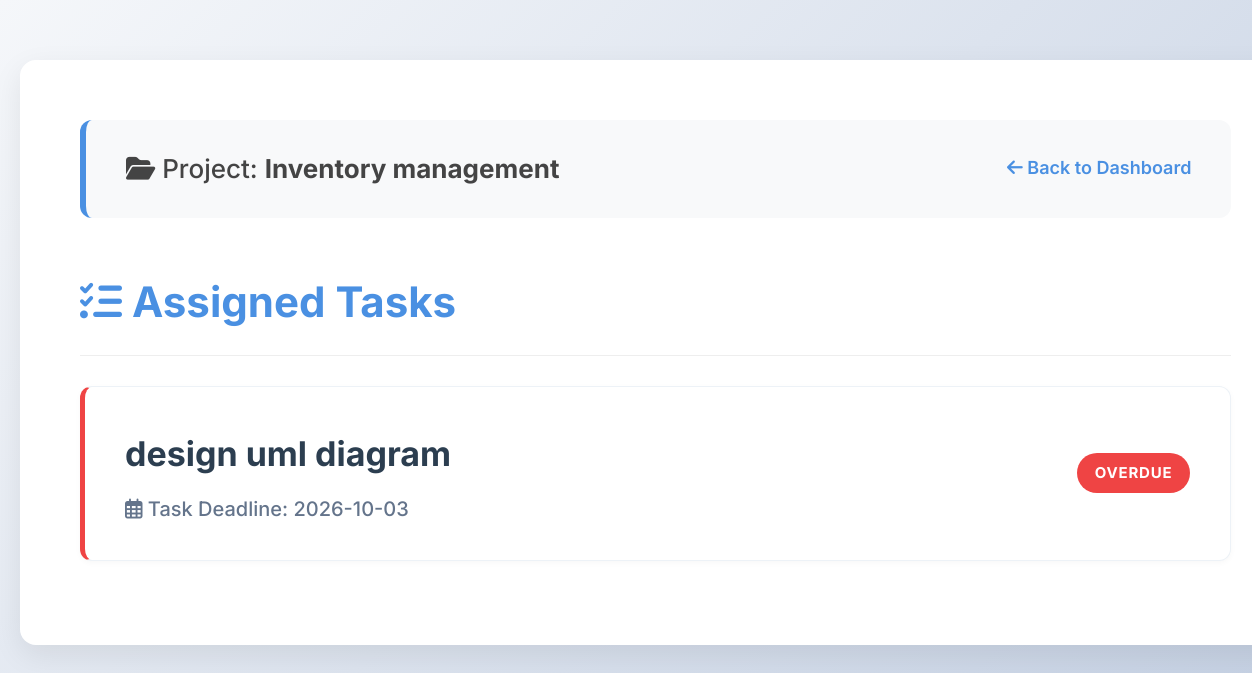
Screenshot of /project/7 (signed in) with the database file from the repository.
### tables this page shows
CREATE TABLE projects (
            id INTEGER PRIMARY KEY AUTOINCREMENT,
            title TEXT NOT NULL,
            manager_id INTEGER,
            deadline DATE,
            status TEXT DEFAULT 'Ongoing'
        );

CREATE TABLE tasks (
            id INTEGER PRIMARY KEY AUTOINCREMENT,
            project_id INTEGER,
            developer_id INTEGER,
            title TEXT NOT NULL,
            deadline DATE,
            is_completed BOOLEAN DEFAULT 0,
            FOREIGN KEY (project_id) REFERENCES projects (id)
        );

### app.py (the view)
@app.route('/project/<int:project_id>')
def project_detail(project_id):
    if 'username' not in session:
        return redirect(url_for('login'))
    conn = get_db_connection()
    user_role = session.get('role')
    user_id = session.get('user_id')
    project = conn.execute('SELECT * FROM projects WHERE id = ?', (project_id,)).fetchone()
    if not project:
        conn.close()
        return "Project not found.", 404
    if user_role == 'manager':
        if project['manager_id'] != user_id:
            conn.close()
            return "Access Denied: You do not own this project.", 403
    elif user_role == 'developer':
        assigned_check = conn.execute('SELECT * FROM tasks WHERE project_id = ? AND developer_id = ?', (project_id, user_id)).fetchone()
        if not assigned_check:
            conn.close()
            return "Access Denied: You are not assigned to any tasks in this project.", 403
    if user_role == 'admin' or user_role == 'manager':
        tasks = conn.execute('SELECT * FROM tasks WHERE project_id = ?', (project_id,)).fetchall()
    else:
        tasks = conn.execute('SELECT * FROM tasks WHERE project_id = ? AND developer_id = ?', (project_id, user_id)).fetchall()
    conn.close()
    today = date.today().strftime('%Y-%m-%d')
    return render_template('project_detail.html', project=project, tasks=tasks, today=today, role=user_role)

### app.py (called while the page is built)
def get_db_connection():
    conn = sqlite3.connect('project_manager.db', timeout=10.0)
    conn.row_factory = sqlite3.Row
    return conn

### templates/project_detail.html (shortened to what this page needs)
<!DOCTYPE html>
<html>
<head>
    <link rel="stylesheet" href="https://cdnjs.cloudflare.com/ajax/libs/font-awesome/6.4.0/css/all.min.css">
    <link rel="stylesheet" href="{{ url_for('static', filename='style.css') }}">
</head>
<body>
    <div class="container">
        <div class="nav-bar">
            <span><i class="fas fa-folder-open"></i> Project: <strong>{{ project['title'] }}</strong></span>
            <a href="/" style="color: #4a90e2; font-weight: 600; text-decoration: none;">
                <i class="fas fa-arrow-left"></i> Back to Dashboard
            </a>
        </div>
        <h2 style="margin-bottom: 20px;"><i class="fas fa-tasks"></i> Assigned Tasks</h2>
        <hr style="border: 0; height: 1px; background: #eee; margin-bottom: 30px;">
        <ul>
            {% for task in tasks %}
                {% if task['is_completed'] == 1 %}
                    {% set badge_class = 'badge-green' %}
                    {% set status_text = 'Completed' %}
                    {% set border_color = '#10b981' %}
                {% elif today > task['deadline'] %}
                    {% set badge_class = 'badge-red' %}
                    {% set status_text = 'Overdue' %}
                    {% set border_color = '#ef4444' %}
                {% else %}
                    {% set badge_class = 'badge-blue' %}
                    {% set status_text = 'In Progress' %}
                    {% set border_color = '#3b82f6' %}
                {% endif %}
                <li class="task-card" style="border-left: 5px solid {{ border_color }}; display: flex; justify-content: space-between; align-items: center;">
                    <div>
                        <a href="/task/{{ task['id'] }}" class="task-title" style="display: inline-block; margin-top: 5px;">
                            {{ task['title'] }}
                        </a>
                        <br>
                        <small style="color: #64748b; font-weight: 500;">
                            <i class="far fa-calendar-alt"></i> Task Deadline: {{ task['deadline'] }}
                        </small>
                    </div>
                    <span class="badge {{ badge_class }}">{{ status_text }}</span>
                </li>
            {% else %}
                <p style="color: #94a3b8; font-style: italic;">No tasks assigned to this project yet.</p>
            {% endfor %}
        </ul>
    </div>
</body>
</html>

### static/style.css (style rules this page uses)
body { font-family: 'Inter', sans-serif; background: linear-gradient(135deg, #f5f7fa 0%, #c3cfe2 100%); background-attachment: fixed; color: #333; line-height: 1.6; margin: 0; padding: 40px 20px; font-size: 18px; }
h2 { font-size: 42px; color: #1a252f; font-weight: 700; margin-bottom: 30px; }
.container { width: 95%; max-width: 1400px; margin: 20px auto; background: #ffffff; padding: 60px; border-radius: 16px; box-shadow: 0 10px 30px rgba(0,0,0,0.08); }
.container h2, .container h2 i { color: #4a90e2; }
.nav-bar { display: flex; justify-content: space-between; align-items: center; background-color: #f8f9fa; padding: 28px 40px; border-radius: 12px; margin-bottom: 50px; border-left: 6px solid #4a90e2; }
.nav-bar span { font-size: 26px; font-weight: 500; color: #444; }
ul { list-style-type: none; padding: 0; }
li.task-card { background: #ffffff; margin: 24px 0; padding: 35px 40px; border-radius: 12px; border: 1px solid #edf2f7; box-shadow: 0 2px 6px rgba(0,0,0,0.03); transition: transform 0.2s, box-shadow 0.2s; display: flex; justify-content: space-between; align-items: center; }
a.task-title { color: #2c3e50; font-size: 34px; font-weight: 700; text-decoration: none; transition: color 0.2s; display: block; margin-bottom: 12px; }
li.task-card small, .task-card p { font-size: 20px; color: #64748b; }
.badge { padding: 8px 18px; border-radius: 20px; font-size: 15px; font-weight: 700; color: white; display: inline-block; margin-left: 12px; text-transform: uppercase; letter-spacing: 0.8px; }
.badge-red { background-color: #ef4444; }

### rows the page displays
projects: title "Inventory management"
tasks: title "design uml diagram", deadline "2026-10-03", status_text "OVERDUE"
